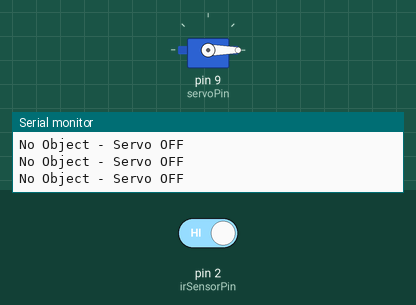
Recording of a sketch running on a simulated Arduino Uno, built with avr-gcc and run on an emulated ATmega328P. On the bench: servo, the last lines printed to the serial monitor. The inputs (shaded band) are chosen by the test bench; at power-on: pin 2 (irSensorPin) HIGH.

Above: at 1.2 s.
1.3 s: pin 2 (irSensorPin) driven LOW
At 2.3 s:
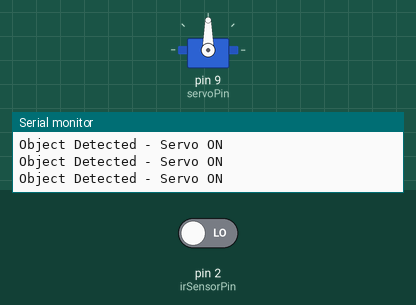
2.9 s: pin 2 (irSensorPin) driven HIGH
At 3.7 s:
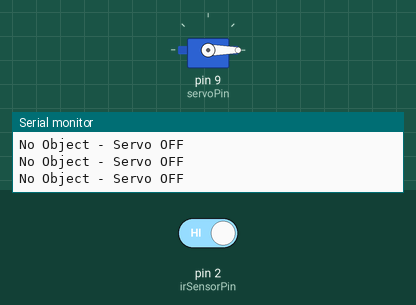
Timing chart, 0 to 5.9 s (numbered marks = the images above; inputs shaded):
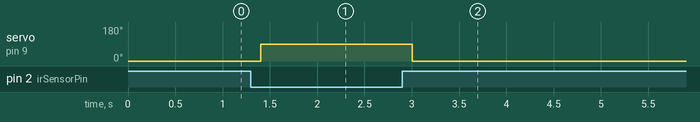

Measured:
- after the input at 1.3 s, servo on pin 9 (servoPin): 0° → 90° after 0.10 s
- after the input at 2.9 s, servo on pin 9 (servoPin): 90° → 0° after 0.10 s

The sketch:

sketch_sep13b.ino
```cpp
#include <Servo.h>

const int irSensorPin = 2;   // IR sensor connected to digital pin 2
const int servoPin = 9;      // Servo motor signal pin

Servo myServo;               // Create servo object

void setup() {
  pinMode(irSensorPin, INPUT);    // IR sensor as input
  myServo.attach(servoPin);       // Attach servo motor
  myServo.write(0);               // Start with servo at 0°
  Serial.begin(9600);             // Serial monitor (optional)
}

void loop() {
  int irValue = digitalRead(irSensorPin);  // Read IR sensor

  if (irValue == LOW) {   // LOW = Object detected
    Serial.println("Object Detected - Servo ON");
    myServo.write(90);    // Servo moves to 90°
  } else {
    Serial.println("No Object - Servo OFF");
    myServo.write(0);     // Servo goes back to 0°
  }

  delay(200);  // Small delay to avoid flickering
}
```
